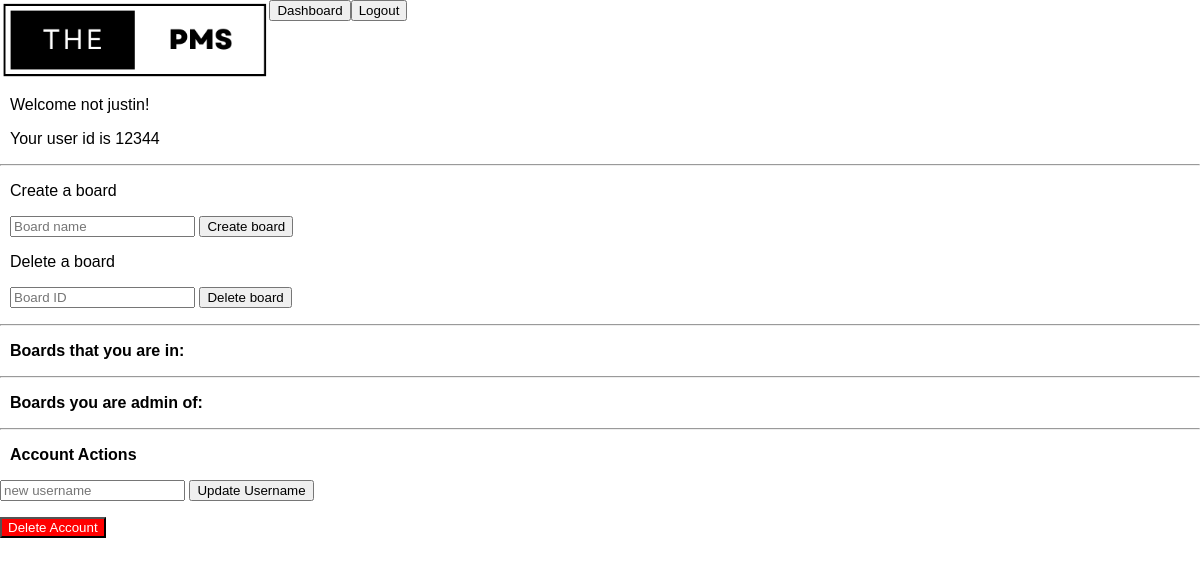
Before: /dashboard.php (signed in) with the older database file.
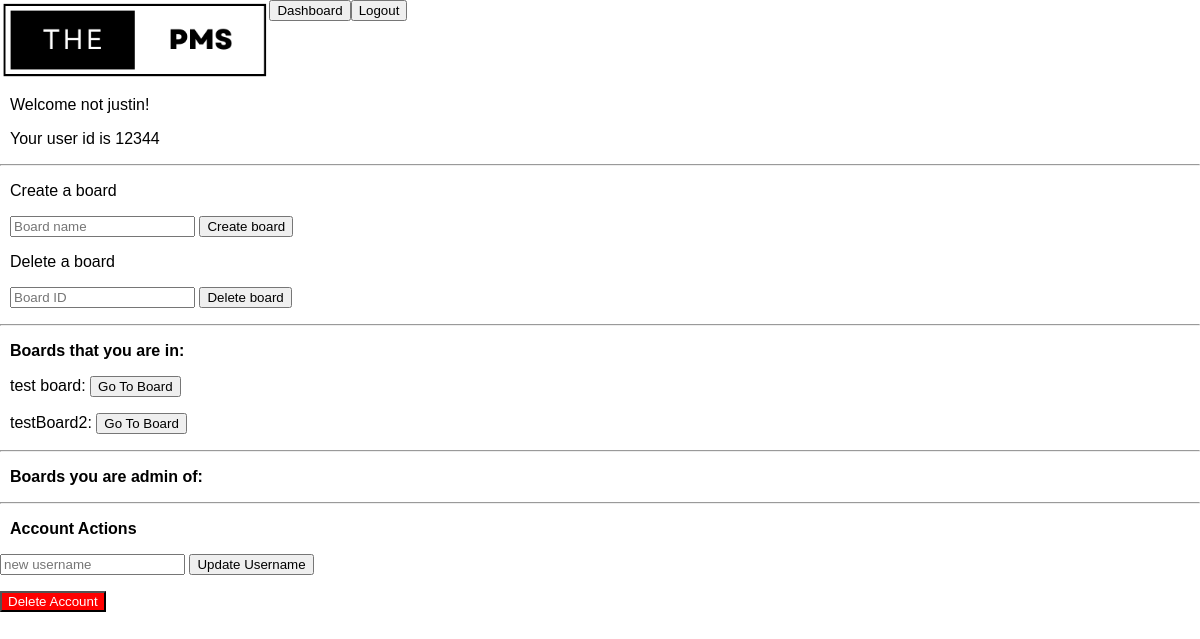
After: the same page with the newer database file.
### tables this page shows
CREATE TABLE `users` (
  `usr_id` int(11) NOT NULL,
  `usr_name` varchar(255) NOT NULL,
  `usr_passwd` varchar(255) NOT NULL
);

CREATE TABLE `board` (
  `board_id` int(11) NOT NULL,
  `board_name` varchar(255) NOT NULL,
  `board_admin_id` int(11) NOT NULL
);

### dashboard.php (the view, shortened to what this page needs)
<html>
<?php include('templates/head.php'); ?>
<body>
    <?php include('templates/header.php'); ?>
    <?php include('templates/db_login.php'); ?>
    <?php
    $sql = "SELECT usr_id FROM users WHERE usr_name = '" . $_SESSION['usr_name'] . "'";
    $result = $conn->query($sql);
    $row = $result->fetch_assoc();
    $usr_id = $row['usr_id'];
    ?>
    <p style="padding-left: 10px">Welcome <?php echo $_SESSION['usr_name']; ?>!</p>
    <p style="padding-left: 10px"> Your user id is <?php echo $usr_id; ?> </p>
    <hr>
    <p style="padding-left: 10px">Create a board</p>
    <form action="create_board.php" method="post" style="padding-left: 10px">
        <input type="text" name="board_name" placeholder="Board name">
        <input type="submit" value="Create board">
    </form>
    <p style="padding-left: 10px">Delete a board</p>
    <form action="delete_board.php" method="post" style="padding-left: 10px">
        <input type="text" name="board_id" placeholder="Board ID">
        <input type="submit" value="Delete board">
    </form>
    <hr>
    <p style="padding-left: 10px"><b>Boards that you are in:</b></p>
    <?php
    $sql = "SELECT b.board_id, b.board_name
    FROM board_assignments ba
    JOIN board b ON ba.board_id = b.board_id
    WHERE ba.usr_id = '" . $usr_id . "'";
    $result = $conn->query($sql);
    while ($row = $result->fetch_assoc()) {
        echo "<form method='post' style='padding-left: 10px' action='board.php?boardID=" . $row["board_id"] . "'>";
        echo $row["board_name"] . ": " . "<input type='submit' name='loadBoardButton' value='Go To Board' >";
        echo "</form>";
    }
    ?>
    <hr>
    <p style="padding-left: 10px"><b>Boards you are admin of:</b></p>
    <hr>
    <p style="padding-left: 10px"><b>Account Actions</b></p>
    <form method="POST">
        <input type="text" name="newUsername" placeholder="new username">
        <button type="submit" name="updateUsername">Update Username</button>
    </form>
    <form method="post" action="delete_account.php">
        <button id="deleteAccountBtn" type="submit" name="deleteAccount">Delete Account</button>
    </form>
</body>
</html>

### templates/head.php (shortened to what this page needs)
<head>
    <link href="css/style.css" rel="stylesheet" type="text/css" />
</head>

### templates/header.php
<header>
    <img id="logoImage" style="max-height: 10vh" src="images/pmslogo.png" alt="logo" />
    <form action="dashboard.php">
    <button type="submit">Dashboard</button>
    </form>
    <form action="index.php">
        <button type="submit">Logout</button>
    </form>
</header>

### css/style.css (style rules this page uses)
html { font-family: Arial, Helvetica, sans-serif; }
body { margin: 0; padding: 0; }
header { display: flex; flex-direction: row; }
#deleteAccountBtn { background-color: red; color: white; }

Changed rows visible on the page:
added board: board_name "test board"
added board: board_name "testBoard2"
